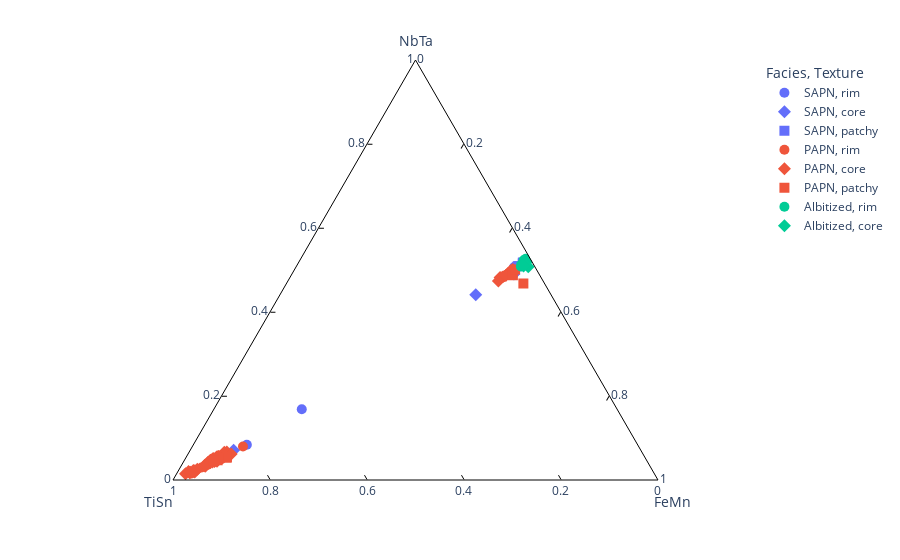

This figure's notebook cell:
### Code cell
# --- define subset within dataset for ternary normalization
A = "NbTa"
B = "TiSn"
C = "FeMn"

df_set = df_moles.loc[:, [A, B, C]]


# --- normalize subset using function defined above

df_set_norm = normalize(df_set)


# --- combine calculated data with metadata

df_set_norm['Facies'] = df_moles['Facies']
df_set_norm['Sample'] = df_moles['Sample']
df_set_norm['Comment'] = df_moles['Comment']
df_set_norm['Area'] = df_moles['Area']
df_set_norm['Mineral'] = df_moles['Mineral']
df_set_norm['Texture'] = df_moles['Texture']



# --- ternary plot of normalized subset

fig2 = px.scatter_ternary(df_set_norm, a=A, b=B, c=C,
                          color="Facies",hover_data=['Comment'],symbol="Texture")#,range_color=[1,5],color_continuous_scale='Inferno'))

fig2.update_traces(marker=dict(size=10),
                  selector=dict(mode='markers'))

fig2.update_ternaries(bgcolor="white")

fig2.update_ternaries(aaxis_linecolor='black',aaxis_tickcolor='black',aaxis_ticks='inside',aaxis_showgrid=False,
                      baxis_linecolor='black',baxis_tickcolor='black',baxis_ticks='inside',baxis_showgrid=False,
                      caxis_linecolor='black',caxis_tickcolor='black',caxis_ticks='inside',caxis_showgrid=False)

# fig2.update_ternaries(aaxis_min=0,baxis_min=0.7,caxis_min=0)
# fig2.update_ternaries(aaxis_min=0.6,baxis_min=0,caxis_min=0.25)

# fig2.write_image("CGM_ternary_NbTa-TiSn-FeMn.pdf")
fig2.show()

### Figure 1 — Plotly figure (JSON) as saved in the notebook; plotly's stock layout.template omitted (floating-point values rounded to 4 significant figures)
{"data": [{"a": [8.392, 16.84, 50.93, 50.65, 49.28], "b": [80.58, 65.03, 3.856, 4.373, 5.868], "c": [11.03, 18.13, 45.22, 44.98, 44.85], "customdata": [["BU04-Rut2.2"], ["BU04-Ore2_coltan1 "], ["BU04-Ore1.3 "], ["BU04-Ore1.4 "], ["BU04-Ore1.9 "]], "hovertemplate": "Facies=SAPN<br>Texture=rim<br>NbTa=%{a}<br>TiSn=%{b}<br>FeMn=%{c}<br>Comment=%{customdata[0]}<extra></extra>", "legendgroup": "SAPN, rim", "marker": {"color": "#636efa", "size": 10, "symbol": "circle"}, "mode": "markers", "name": "SAPN, rim", "showlegend": true, "subplot": "ternary", "type": "scatterternary"}, {"a": [7.111, 50.35, 49.05, 49.52, 44.09], "b": [83.95, 4.322, 5.185, 5.402, 15.53], "c": [8.941, 45.33, 45.77, 45.07, 40.38], "customdata": [["BU04-Rut2.3"], ["BU04-Ore1.5 "], ["BU04-Ore1.6 "], ["BU04-Ore1.7 "], ["BU04-Ore2_coltan2 "]], "hovertemplate": "Facies=SAPN<br>Texture=core<br>NbTa=%{a}<br>TiSn=%{b}<br>FeMn=%{c}<br>Comment=%{customdata[0]}<extra></extra>", "legendgroup": "SAPN, core", "marker": {"color": "#636efa", "size": 10, "symbol": "diamond"}, "mode": "markers", "name": "SAPN, core", "showlegend": true, "subplot": "ternary", "type": "scatterternary"}, {"a": [51.56, 50.91, 51.78], "b": [2.108, 3.458, 1.964], "c": [46.33, 45.64, 46.25], "customdata": [["BU04-Ore1.2 "], ["BU04-Ore1.8 "], ["BU04-Ore1.10 "]], "hovertemplate": "Facies=SAPN<br>Texture=patchy<br>NbTa=%{a}<br>TiSn=%{b}<br>FeMn=%{c}<br>Comment=%{customdata[0]}<extra></extra>", "legendgroup": "SAPN, patchy", "marker": {"color": "#636efa", "size": 10, "symbol": "square"}, "mode": "markers", "name": "SAPN, patchy", "showlegend": true, "subplot": "ternary", "type": "scatterternary"}, {"a": [1.558, 5.77, 5.037, 7.971, 5.462, 5.846, 5.125, 3.63, 4.528, 4.399, 5.549, 4.866, 2.996, 4.602, 48.71, 48.32, 48.07, 48.92, 49.19], "b": [95.41, 85.83, 88.28, 81.59, 86.02, 87.6, 89.15, 91.01, 89.39, 89.41, 86.39, 87.69, 92.6, 89.28, 7.269, 7.804, 8.282, 6.142, 5.542], "c": [3.03, 8.398, 6.679, 10.44, 8.523, 6.549, 5.723, 5.357, 6.084, 6.188, 8.058, 7.441, 4.406, 6.118, 44.02, 43.88, 43.65, 44.93, 45.26], "customdata": [["BU19TS(1)-Rut2.2"], ["BU19TS(2)-ore1.3"], ["BU19TS(2)-ore1.5"], ["BU19TS(2)-ore2.1"], ["BU19TS(2)-ore2.5"], ["BU19TS(2)-ore3a.3"], ["BU19TS(2)-ore3b.2"], ["BU19TS(2)-ore3d.1"], ["BU19w-Rut2.5 "], ["BU19w-Rut2.8 "], ["BU19w-Rut3.2 "], ["BU19w-Rut3.4 "], ["BU19w-Rut4.1 "], ["BU19w-Area7_ore.3 "], ["BU19TS-coltan1.1 "], ["BU19TS-coltan1.5 "], ["BU19TS-coltan1.6 "], ["BU19TS-coltan2.6 "], ["BU19TS-coltan3.1 "]], "hovertemplate": "Facies=PAPN<br>Texture=rim<br>NbTa=%{a}<br>TiSn=%{b}<br>FeMn=%{c}<br>Comment=%{customdata[0]}<extra></extra>", "legendgroup": "PAPN, rim", "marker": {"color": "#EF553B", "size": 10, "symbol": "circle"}, "mode": "markers", "name": "PAPN, rim", "showlegend": true, "subplot": "ternary", "type": "scatterternary"}, {"a": [3.491, 3.251, 1.917, 4.377, 4.263, 4.24, 6.367, 5.595, 4.488, 5.112, 5.479, 6.646, 4.686, 6.608, 4.743, 6.196, 4.712, 2.235, 4.717, 2.011, 3.483, 2.572, 1.493, 2.228, 1.701, 1.828, 4.002, 49.68, 49.15, 48.23, 49.79, 50.15, 47.35, 48.72], "b": [91.46, 91.74, 94.56, 89.27, 89.74, 90.65, 86.27, 87.87, 88.68, 89.18, 88.25, 85.58, 89.96, 86.12, 89.42, 84.91, 89.02, 94.68, 88.85, 95.79, 91.71, 93.7, 96.68, 94.39, 95.71, 95.51, 90.85, 5.648, 6.338, 8.446, 4.908, 4.845, 9.239, 7.009], "c": [5.052, 5.01, 3.528, 6.355, 5.993, 5.108, 7.362, 6.531, 6.831, 5.711, 6.27, 7.77, 5.358, 7.275, 5.833, 8.896, 6.265, 3.085, 6.437, 2.194, 4.804, 3.725, 1.826, 3.386, 2.592, 2.658, 5.146, 44.68, 44.51, 43.33, 45.3, 45.01, 43.41, 44.27], "customdata": [["BU19TS(1)-rutile1.3"], ["BU19TS(1)-rutile1.4"], ["BU19TS(1)-Rut2.1"], ["BU19TS(2)-ore1.2"], ["BU19TS(2)-ore1.4"], ["BU19TS(2)-ore2.2"], ["BU19TS(2)-ore2.3"], ["BU19TS(2)-ore3a.1"], ["BU19TS(2)-ore3a.2"], ["BU19TS(2)-ore3b.1"], ["BU19TS(2)-ore3c.1"], ["BU19TS(2)-ore3c.2"], ["BU19TS(2)-ore3d.2"], ["BU19TS(2)-ore3d.3"], ["BU19TS(2)-Ore4.1"], ["BU19TS(2)-Ore4.2"], ["BU19TS(2)-Ore4.4"], ["BU19w-Rut2.1"], ["BU19w-Rut2.2"], ["BU19w-Rut2.4 "], ["BU19w-Rut2.6 "], ["BU19w-Rut2.7 "], ["BU19w-Rut2b.2 "], ["BU19w-Rut2b.4 "], ["BU19w-Rut2b.5 "], ["BU19w-Rut4.2 "], ["BU19w-Area7_ore.2 "], ["BU19TS-coltan1.2 "], ["BU19TS-coltan1.4 "], ["BU19TS-coltan1.7 "], ["BU19TS-coltan2.2 "], ["BU19TS-coltan2.3 "], ["BU19TS-coltan3.2 "], ["BU19TS-coltan3.3 "]], "hovertemplate": "Facies=PAPN<br>Texture=core<br>NbTa=%{a}<br>TiSn=%{b}<br>FeMn=%{c}<br>Comment=%{customdata[0]}<extra></extra>", "legendgroup": "PAPN, core", "marker": {"color": "#EF553B", "size": 10, "symbol": "diamond"}, "mode": "markers", "name": "PAPN, core", "showlegend": true, "subplot": "ternary", "type": "scatterternary"}, {"a": [5.286, 4.719, 5.463, 5.318, 4.644, 48.73, 46.77, 50.12], "b": [86.28, 88.44, 86.17, 87.98, 89.25, 5.554, 4.371, 4.404], "c": [8.435, 6.844, 8.368, 6.697, 6.103, 45.72, 48.86, 45.48], "customdata": [["BU19TS(2)-ore1.1"], ["BU19TS(2)-ore1.6"], ["BU19TS(2)-ore2.4"], ["BU19TS(2)-Ore4.3"], ["BU19w-Rut4.3 "], ["BU19TS-coltan1.3 "], ["BU19TS-coltan2.4 "], ["BU19TS-coltan2.5 "]], "hovertemplate": "Facies=PAPN<br>Texture=patchy<br>NbTa=%{a}<br>TiSn=%{b}<br>FeMn=%{c}<br>Comment=%{customdata[0]}<extra></extra>", "legendgroup": "PAPN, patchy", "marker": {"color": "#EF553B", "size": 10, "symbol": "square"}, "mode": "markers", "name": "PAPN, patchy", "showlegend": true, "subplot": "ternary", "type": "scatterternary"}, {"a": [51.89, 51.23, 51.94, 50.85, 52.32, 52.7, 52.62, 52.52], "b": [1.22, 2.086, 1.309, 2.85, 1.542, 0.913, 0.6969, 0.7867], "c": [46.89, 46.69, 46.75, 46.3, 46.13, 46.39, 46.68, 46.69], "customdata": [["BU24-coltan1.1 "], ["BU24-coltan2.1 "], ["BU24-coltan3.2 "], ["BU24-coltan3.3 "], ["BU24-coltan3.6 "], ["BU24-Ore4.1"], ["BU24-Ore4.4"], ["BU24-Ore4.6"]], "hovertemplate": "Facies=Albitized<br>Texture=rim<br>NbTa=%{a}<br>TiSn=%{b}<br>FeMn=%{c}<br>Comment=%{customdata[0]}<extra></extra>", "legendgroup": "Albitized, rim", "marker": {"color": "#00cc96", "size": 10, "symbol": "circle"}, "mode": "markers", "name": "Albitized, rim", "showlegend": true, "subplot": "ternary", "type": "scatterternary"}, {"a": [52.1, 51.66, 51.67, 50.77, 51.91, 52.02, 51.19, 51.82, 51.42, 50.93], "b": [1.161, 2.088, 2.041, 1.369, 1.225, 1.239, 2.181, 1.356, 2.102, 2.258], "c": [46.74, 46.26, 46.29, 47.86, 46.86, 46.74, 46.63, 46.82, 46.48, 46.82], "customdata": [["BU24-coltan1.2 "], ["BU24-coltan2.2 "], ["BU24-coltan2.3 "], ["BU24-coltan3.1 "], ["BU24-coltan3.4 "], ["BU24-coltan3.5 "], ["BU24-Ore4.2"], ["BU24-Ore4.3"], ["BU24-Ore4.5"], ["BU24-Ore4.7"]], "hovertemplate": "Facies=Albitized<br>Texture=core<br>NbTa=%{a}<br>TiSn=%{b}<br>FeMn=%{c}<br>Comment=%{customdata[0]}<extra></extra>", "legendgroup": "Albitized, core", "marker": {"color": "#00cc96", "size": 10, "symbol": "diamond"}, "mode": "markers", "name": "Albitized, core", "showlegend": true, "subplot": "ternary", "type": "scatterternary"}], "layout": {"legend": {"title": {"text": "Facies, Texture"}, "tracegroupgap": 0}, "margin": {"t": 60}, "ternary": {"aaxis": {"linecolor": "black", "showgrid": false, "tickcolor": "black", "ticks": "inside", "title": {"text": "NbTa"}}, "baxis": {"linecolor": "black", "showgrid": false, "tickcolor": "black", "ticks": "inside", "title": {"text": "TiSn"}}, "bgcolor": "white", "caxis": {"linecolor": "black", "showgrid": false, "tickcolor": "black", "ticks": "inside", "title": {"text": "FeMn"}}, "domain": {"x": [0, 1], "y": [0, 1]}}}}
